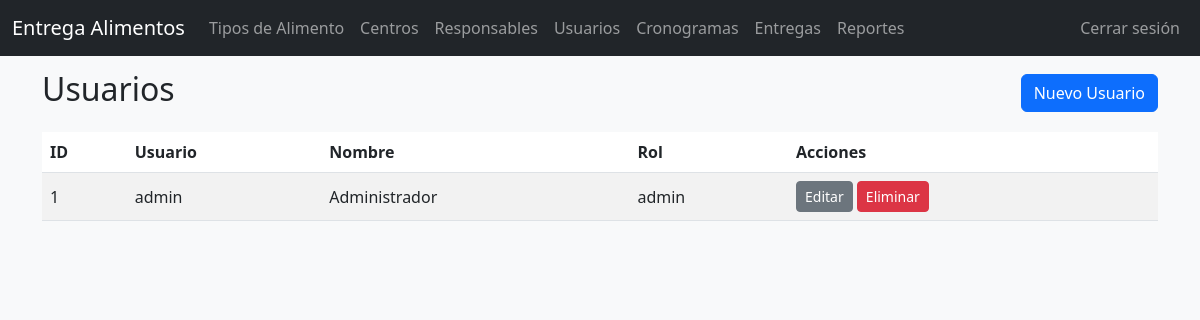
/index.php?controller=usuarios&action=index (signed in), run on the app's committed database.
### tables this page shows
CREATE TABLE mnt_usuarios (
id INT AUTO_INCREMENT PRIMARY KEY,
usuario VARCHAR(50) NOT NULL UNIQUE,
password VARCHAR(255) NOT NULL,
nombre_completo VARCHAR(150) DEFAULT NULL,
rol ENUM('admin','supervisor') DEFAULT 'supervisor'
);

### app/core/Controller.php (called while the page is built, shortened)
<?php
class Controller
{
    protected function view($path, $data = [])
    {
        extract($data);
        require_once __DIR__ . '/../views/layout/header.php';
        require_once __DIR__ . '/../views/' . $path . '.php';
        require_once __DIR__ . '/../views/layout/footer.php';
    }
}

### app/controllers/UsuariosController.php (called while the page is built, shortened)
<?php
class UsuariosController extends Controller
{
    public function index()
    {
        $m = new Usuario();
        $items = $m->all();
        $this->view('usuarios/index', ['usuarios' => $items]);
    }
}

### app/core/Model.php (called while the page is built, shortened)
<?php
class Model
{
    protected $pdo;
    protected $table;
    public function __construct()
    {
        $this->pdo = Database::getConnection();
    }
    public function all()
    {
        $stmt = $this->pdo->query("SELECT * FROM {$this->table}");
        return $stmt->fetchAll();
    }
}

### app/config.php (called while the page is built)
<?php
return [
    'db' => [
        'host' => '127.0.0.1',
        'dbname' => 'entrega_alimentos',
        'user' => 'root',
        'pass' => ''
    ]
];

### app/core/Database.php (called while the page is built)
<?php
class Database
{
    private static $pdo = null;
    public static function getConnection()
    {
        if (self::$pdo === null) {
            $config = require __DIR__ . '/../config.php';
            $db = $config['db'];
            $dsn = "mysql:host={$db['host']};dbname={$db['dbname']};charset=utf8mb4";
            try {
                self::$pdo = new PDO($dsn, $db['user'], $db['pass'], [
                    PDO::ATTR_ERRMODE => PDO::ERRMODE_EXCEPTION,
                    PDO::ATTR_DEFAULT_FETCH_MODE => PDO::FETCH_ASSOC,
                ]);
            } catch (\PDOException $e) {
                die('DB connection failed: ' . $e->getMessage());
            }
        }
        return self::$pdo;
    }
}

### app/views/usuarios/index.php (the view)
<div class="d-flex justify-content-between align-items-center mb-3">
    <h2>Usuarios</h2>
    <a class="btn btn-primary" href="index.php?controller=usuarios&action=create">Nuevo Usuario</a>
</div>
<div class="table-responsive">
<table class="table table-striped">
    <thead><tr><th>ID</th><th>Usuario</th><th>Nombre</th><th>Rol</th><th>Acciones</th></tr></thead>
    <tbody>
    <?php foreach($usuarios as $u): ?>
        <tr>
            <td><?= htmlspecialchars($u['id']) ?></td>
            <td><?= htmlspecialchars($u['usuario']) ?></td>
            <td><?= htmlspecialchars($u['nombre_completo']) ?></td>
            <td><?= htmlspecialchars($u['rol']) ?></td>
            <td>
                <a class="btn btn-sm btn-secondary" href="index.php?controller=usuarios&action=edit&id=<?= $u['id'] ?>">Editar</a>
                <a class="btn btn-sm btn-danger btn-delete" href="index.php?controller=usuarios&action=delete&id=<?= $u['id'] ?>">Eliminar</a>
            </td>
        </tr>
    <?php endforeach; ?>
    </tbody>
</table>
</div>

### assets/css/style.css (style rules this page uses)
body { background: #f8f9fa; }
.table td, .table th { vertical-align: middle; }

### data on the page
mnt_usuarios: id "1", usuario "admin", nombre_completo "Administrador", rol "admin"
